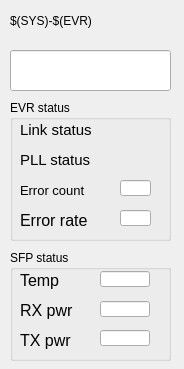
<?xml version="1.0" encoding="UTF-8"?>
<ui version="4.0">
 <class>Form</class>
 <widget class="caFrame" name="Form">
  <property name="geometry">
   <rect>
    <x>0</x>
    <y>0</y>
    <width>184</width>
    <height>369</height>
   </rect>
  </property>
  <property name="windowTitle">
   <string>Form</string>
  </property>
  <property name="backgroundMode">
   <enum>caFrame::Filled</enum>
  </property>
  <widget class="QGroupBox" name="groupBox">
   <property name="geometry">
    <rect>
     <x>10</x>
     <y>100</y>
     <width>161</width>
     <height>141</height>
    </rect>
   </property>
   <property name="title">
    <string>EVR status</string>
   </property>
   <widget class="caLed" name="caled_2">
    <property name="geometry">
     <rect>
      <x>120</x>
      <y>50</y>
      <width>16</width>
      <height>16</height>
     </rect>
    </property>
    <property name="channel" stdset="0">
     <string notr="true">$(SYS)-$(EVR)-HEALTH:Pll-Sts</string>
    </property>
    <property name="falseColor">
     <color>
      <red>0</red>
      <green>255</green>
      <blue>0</blue>
     </color>
    </property>
    <property name="trueColor">
     <color>
      <red>85</red>
      <green>255</green>
      <blue>0</blue>
     </color>
    </property>
   </widget>
   <widget class="caLed" name="caled">
    <property name="geometry">
     <rect>
      <x>120</x>
      <y>20</y>
      <width>16</width>
      <height>16</height>
     </rect>
    </property>
    <property name="channel" stdset="0">
     <string notr="true">$(SYS)-$(EVR)-HEALTH:Link-Sts</string>
    </property>
    <property name="falseColor">
     <color>
      <red>255</red>
      <green>0</green>
      <blue>0</blue>
     </color>
    </property>
    <property name="trueColor">
     <color>
      <red>85</red>
      <green>255</green>
      <blue>0</blue>
     </color>
    </property>
   </widget>
   <widget class="caLineEdit" name="calineedit_2">
    <property name="geometry">
     <rect>
      <x>110</x>
      <y>110</y>
      <width>31</width>
      <height>16</height>
     </rect>
    </property>
    <property name="channel" stdset="0">
     <string notr="true">$(SYS)-$(EVR)-HEALTH:Cnt-RxErr-Rate-I</string>
    </property>
    <property name="colorMode">
     <enum>caLineEdit::Alarm_Default</enum>
    </property>
   </widget>
   <widget class="caLineEdit" name="calineedit">
    <property name="geometry">
     <rect>
      <x>110</x>
      <y>80</y>
      <width>31</width>
      <height>16</height>
     </rect>
    </property>
    <property name="channel" stdset="0">
     <string notr="true">$(SYS)-$(EVR)-HEALTH:Cnt-RxErr-Rate-I</string>
    </property>
    <property name="colorMode">
     <enum>caLineEdit::Alarm_Default</enum>
    </property>
   </widget>
   <widget class="caLabel" name="calabel_2">
    <property name="geometry">
     <rect>
      <x>10</x>
      <y>20</y>
      <width>80</width>
      <height>20</height>
     </rect>
    </property>
    <property name="font">
     <font>
      <pointsize>11</pointsize>
     </font>
    </property>
    <property name="autoFillBackground">
     <bool>false</bool>
    </property>
    <property name="text">
     <string>Link status</string>
    </property>
    <property name="textFormat">
     <enum>Qt::PlainText</enum>
    </property>
   </widget>
   <widget class="caLabel" name="calabel_3">
    <property name="geometry">
     <rect>
      <x>10</x>
      <y>50</y>
      <width>80</width>
      <height>20</height>
     </rect>
    </property>
    <property name="font">
     <font>
      <pointsize>11</pointsize>
     </font>
    </property>
    <property name="autoFillBackground">
     <bool>false</bool>
    </property>
    <property name="text">
     <string>PLL status</string>
    </property>
    <property name="textFormat">
     <enum>Qt::PlainText</enum>
    </property>
   </widget>
   <widget class="caLabel" name="calabel_5">
    <property name="geometry">
     <rect>
      <x>10</x>
      <y>110</y>
      <width>80</width>
      <height>20</height>
     </rect>
    </property>
    <property name="font">
     <font>
      <pointsize>12</pointsize>
     </font>
    </property>
    <property name="autoFillBackground">
     <bool>false</bool>
    </property>
    <property name="text">
     <string>Error rate</string>
    </property>
    <property name="textFormat">
     <enum>Qt::PlainText</enum>
    </property>
   </widget>
   <widget class="caLabel" name="calabel_4">
    <property name="geometry">
     <rect>
      <x>10</x>
      <y>80</y>
      <width>80</width>
      <height>20</height>
     </rect>
    </property>
    <property name="font">
     <font>
      <pointsize>10</pointsize>
     </font>
    </property>
    <property name="autoFillBackground">
     <bool>false</bool>
    </property>
    <property name="text">
     <string>Error count</string>
    </property>
    <property name="textFormat">
     <enum>Qt::PlainText</enum>
    </property>
   </widget>
  </widget>
  <widget class="QGroupBox" name="groupBox_2">
   <property name="geometry">
    <rect>
     <x>10</x>
     <y>250</y>
     <width>161</width>
     <height>111</height>
    </rect>
   </property>
   <property name="title">
    <string>SFP status</string>
   </property>
   <widget class="caLabel" name="calabel_12">
    <property name="geometry">
     <rect>
      <x>10</x>
      <y>50</y>
      <width>60</width>
      <height>20</height>
     </rect>
    </property>
    <property name="font">
     <font>
      <pointsize>12</pointsize>
     </font>
    </property>
    <property name="autoFillBackground">
     <bool>false</bool>
    </property>
    <property name="text">
     <string>RX pwr</string>
    </property>
    <property name="textFormat">
     <enum>Qt::PlainText</enum>
    </property>
   </widget>
   <widget class="caLabel" name="calabel_10">
    <property name="geometry">
     <rect>
      <x>10</x>
      <y>80</y>
      <width>60</width>
      <height>20</height>
     </rect>
    </property>
    <property name="font">
     <font>
      <pointsize>12</pointsize>
     </font>
    </property>
    <property name="autoFillBackground">
     <bool>false</bool>
    </property>
    <property name="text">
     <string>TX pwr</string>
    </property>
    <property name="textFormat">
     <enum>Qt::PlainText</enum>
    </property>
   </widget>
   <widget class="caLabel" name="calabel_11">
    <property name="geometry">
     <rect>
      <x>10</x>
      <y>20</y>
      <width>60</width>
      <height>20</height>
     </rect>
    </property>
    <property name="font">
     <font>
      <pointsize>12</pointsize>
     </font>
    </property>
    <property name="autoFillBackground">
     <bool>false</bool>
    </property>
    <property name="text">
     <string>Temp</string>
    </property>
    <property name="textFormat">
     <enum>Qt::PlainText</enum>
    </property>
   </widget>
   <widget class="caLineEdit" name="calineedit_5">
    <property name="geometry">
     <rect>
      <x>90</x>
      <y>21</y>
      <width>50</width>
      <height>16</height>
     </rect>
    </property>
    <property name="channel" stdset="0">
     <string notr="true">$(SYS)-$(EVR)-HEALTH:SFP-T-I</string>
    </property>
    <property name="colorMode">
     <enum>caLineEdit::Alarm_Default</enum>
    </property>
    <property name="unitsEnabled">
     <bool>true</bool>
    </property>
   </widget>
   <widget class="caLineEdit" name="calineedit_6">
    <property name="geometry">
     <rect>
      <x>90</x>
      <y>51</y>
      <width>50</width>
      <height>16</height>
     </rect>
    </property>
    <property name="channel" stdset="0">
     <string notr="true">$(SYS)-$(EVR)-HEALTH:SFP-Pwr-RX-I</string>
    </property>
    <property name="colorMode">
     <enum>caLineEdit::Alarm_Default</enum>
    </property>
    <property name="unitsEnabled">
     <bool>true</bool>
    </property>
   </widget>
   <widget class="caLineEdit" name="calineedit_7">
    <property name="geometry">
     <rect>
      <x>90</x>
      <y>80</y>
      <width>50</width>
      <height>16</height>
     </rect>
    </property>
    <property name="channel" stdset="0">
     <string notr="true">$(SYS)-$(EVR)-HEALTH:SFP-Pwr-TX-I</string>
    </property>
    <property name="colorMode">
     <enum>caLineEdit::Alarm_Default</enum>
    </property>
    <property name="unitsEnabled">
     <bool>true</bool>
    </property>
   </widget>
  </widget>
  <widget class="caLineEdit" name="calineedit_8">
   <property name="geometry">
    <rect>
     <x>10</x>
     <y>50</y>
     <width>161</width>
     <height>41</height>
    </rect>
   </property>
   <property name="channel" stdset="0">
    <string notr="true">$(SYS)-$(EVR)-HEALTH:Sts-Reason-I</string>
   </property>
   <property name="colorMode">
    <enum>caLineEdit::Static</enum>
   </property>
   <property name="framePresent" stdset="0">
    <bool>true</bool>
   </property>
   <property name="frameColor">
    <color>
     <red>73</red>
     <green>73</green>
     <blue>73</blue>
    </color>
   </property>
   <property name="frameLineWidth" stdset="0">
    <number>1</number>
   </property>
  </widget>
  <widget class="caLabel" name="calabel">
   <property name="geometry">
    <rect>
     <x>10</x>
     <y>0</y>
     <width>161</width>
     <height>41</height>
    </rect>
   </property>
   <property name="text">
    <string>$(SYS)-$(EVR)</string>
   </property>
  </widget>
 </widget>
 <customwidgets>
  <customwidget>
   <class>caFrame</class>
   <extends>QFrame</extends>
   <header>caFrame</header>
   <container>1</container>
  </customwidget>
  <customwidget>
   <class>caLabel</class>
   <extends>QLabel</extends>
   <header>caLabel</header>
  </customwidget>
  <customwidget>
   <class>caLed</class>
   <extends>QWidget</extends>
   <header>caLed</header>
  </customwidget>
  <customwidget>
   <class>caLineEdit</class>
   <extends>QLineEdit</extends>
   <header>caLineEdit</header>
  </customwidget>
 </customwidgets>
 <resources/>
 <connections/>
</ui>
